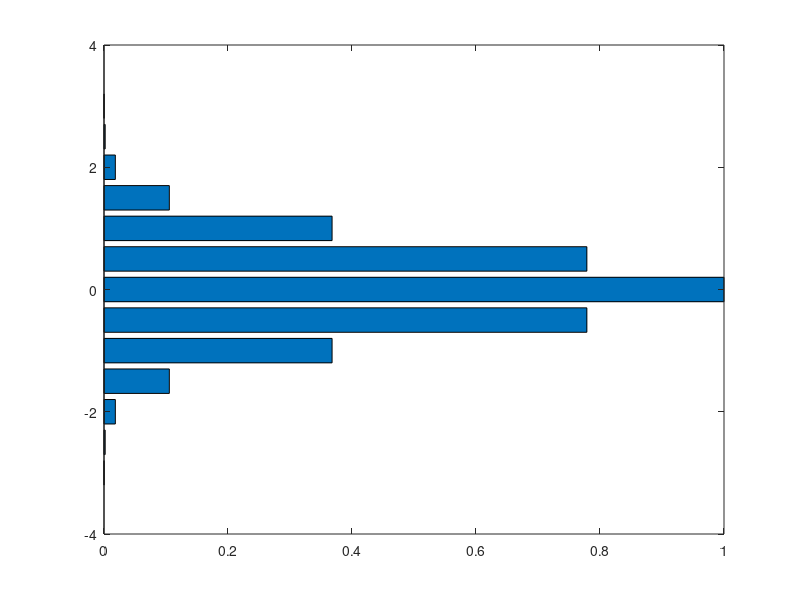

This figure's MATLAB source: (Note: this script raises an error after producing the figure.)
x = 0:0.05:30;
y = sin(x);
z = cos(x);
plot(x,y, 'LineWidth',2)
xlabel('横轴标题')
ylabel('纵轴标题')
grid on
axis([0, 20, -1.5, 1.5]) % 坐标范围

plot(x,y,x,z,'LineWidth',1.4)

x = -3:0.5:3;
p = exp(-x.*x); % exp: 求e的n次幂 => 求e的x平方次幂
%y = x.*x;
bar(x,p);
barh(x,p);

theta = 0:0.01:2*pi;
% abs取绝对值或复数的模
radi = abs(sin(theta*7).*cos(theta*10));
polarplot(theta, radi); % 变量：角度、半径

x = randn(1000,1); % 生成1000行、1列的随机数矩阵（正态分布）
y = randn(1000,1);
scatter(x,y);
xlabel('横轴坐标');
ylabel('y轴坐标');